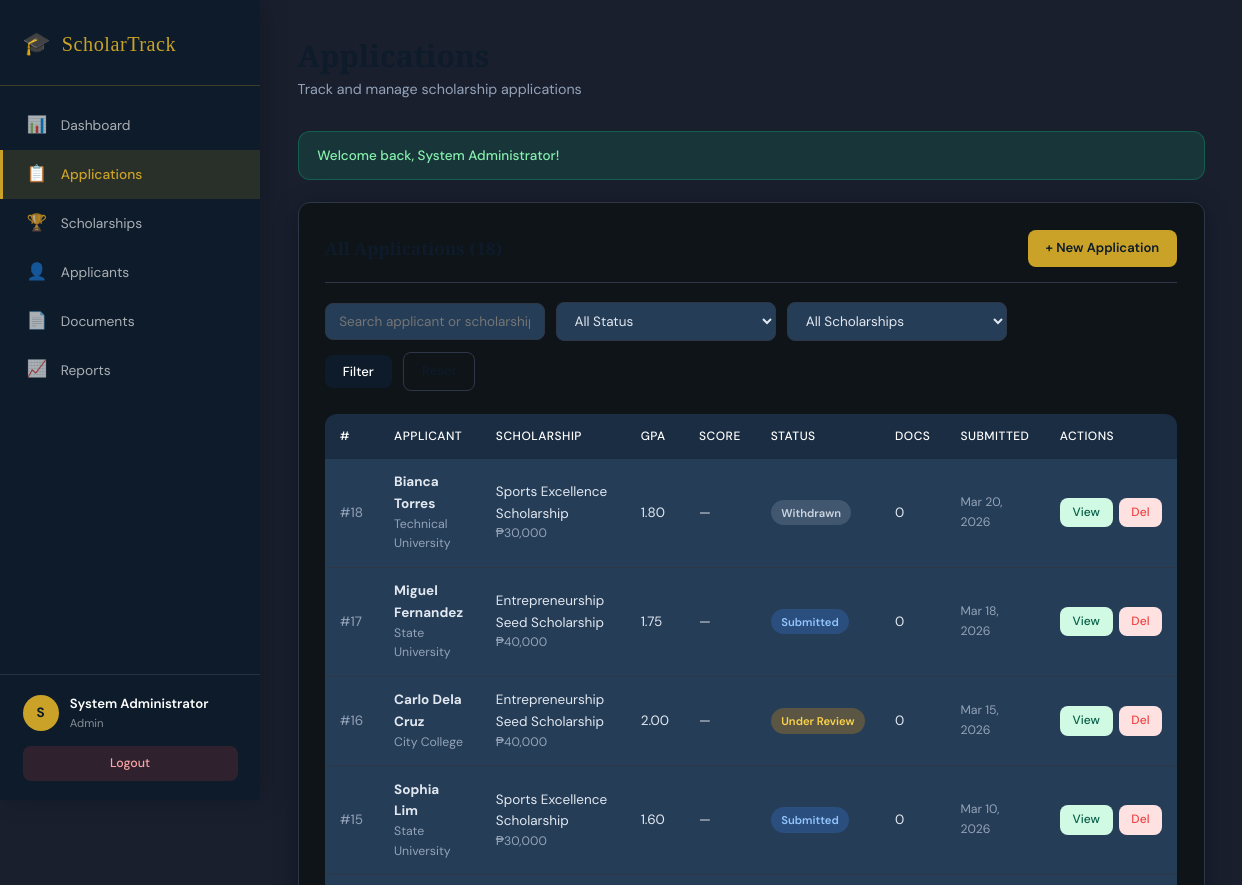
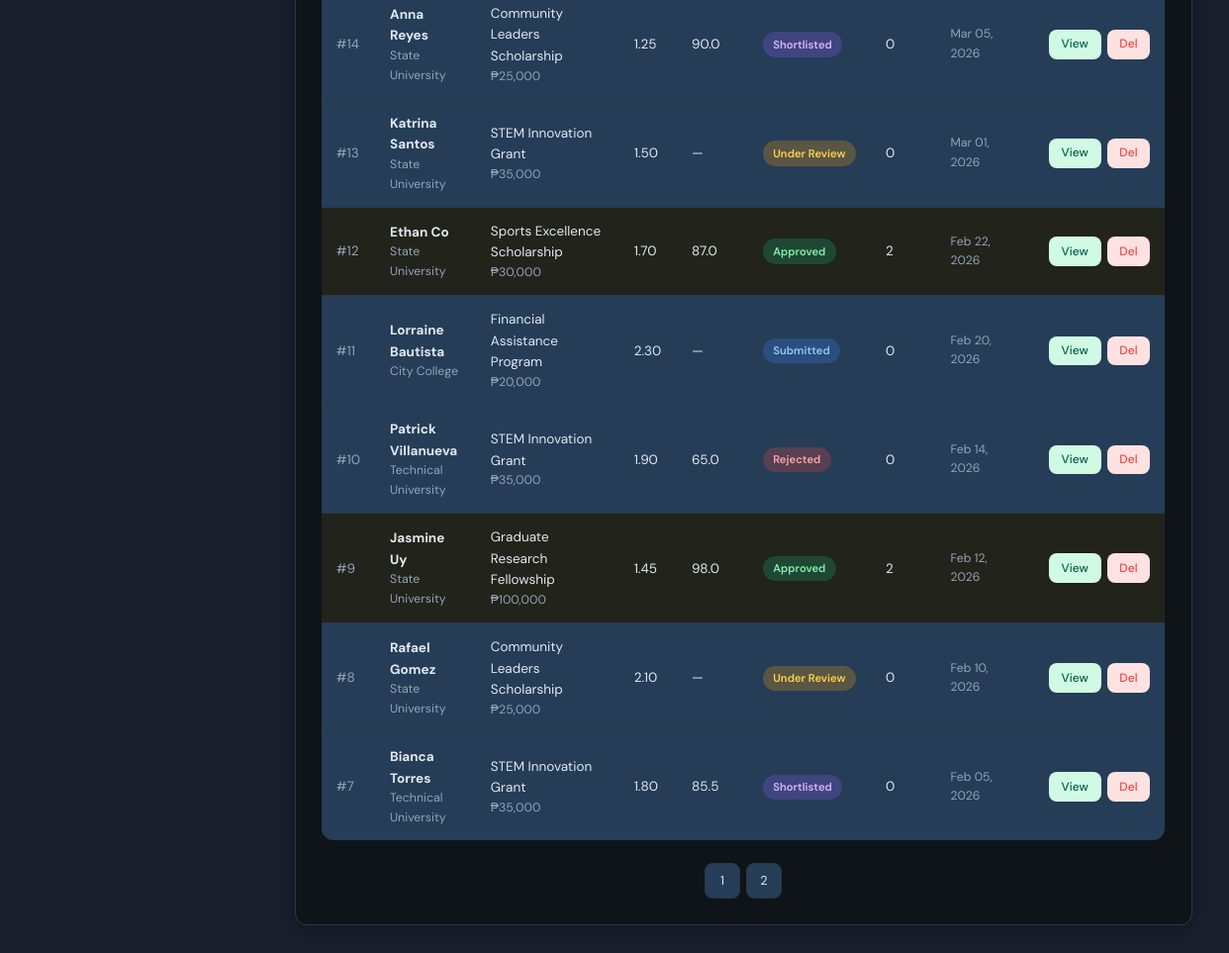
The page /applications.php (signed in) on the database its author committed (2 pictures, top to bottom).
### tables this page shows
CREATE TABLE IF NOT EXISTS applications (
    application_id   INT AUTO_INCREMENT PRIMARY KEY,
    applicant_id     INT NOT NULL,
    scholarship_id   INT NOT NULL,
    reviewer_id      INT,
    status           ENUM('submitted','under_review','shortlisted','approved','rejected','withdrawn') NOT NULL DEFAULT 'submitted',
    essay            TEXT,
    score            DECIMAL(5,2),
    remarks          TEXT,
    submitted_at     DATETIME DEFAULT CURRENT_TIMESTAMP,
    updated_at       DATETIME DEFAULT CURRENT_TIMESTAMP ON UPDATE CURRENT_TIMESTAMP,
    FOREIGN KEY (applicant_id)   REFERENCES applicants(applicant_id)   ON DELETE CASCADE,
    FOREIGN KEY (scholarship_id) REFERENCES scholarships(scholarship_id) ON DELETE CASCADE,
    FOREIGN KEY (reviewer_id)    REFERENCES users(user_id)               ON DELETE SET NULL
);

CREATE TABLE IF NOT EXISTS applicants (
    applicant_id  INT AUTO_INCREMENT PRIMARY KEY,
    first_name    VARCHAR(60)  NOT NULL,
    last_name     VARCHAR(60)  NOT NULL,
    email         VARCHAR(100) NOT NULL UNIQUE,
    phone         VARCHAR(20),
    address       TEXT,
    birth_date    DATE,
    gpa           DECIMAL(3,2),
    school        VARCHAR(150),
    year_level    ENUM('1st Year','2nd Year','3rd Year','4th Year','Graduate','Others'),
    course        VARCHAR(150),
    created_at    DATETIME DEFAULT CURRENT_TIMESTAMP
);

CREATE TABLE IF NOT EXISTS scholarships (
    scholarship_id   INT AUTO_INCREMENT PRIMARY KEY,
    title            VARCHAR(150) NOT NULL,
    provider         VARCHAR(150) NOT NULL,
    description      TEXT,
    amount           DECIMAL(12,2) NOT NULL,
    slots_available  INT NOT NULL DEFAULT 1,
    min_gpa          DECIMAL(3,2) DEFAULT 1.00,
    deadline         DATE NOT NULL,
    category         ENUM('academic','athletic','need-based','merit','community','research') NOT NULL,
    status           ENUM('open','closed','paused') NOT NULL DEFAULT 'open',
    created_by       INT,
    created_at       DATETIME DEFAULT CURRENT_TIMESTAMP,
    FOREIGN KEY (created_by) REFERENCES users(user_id) ON DELETE SET NULL
);

### config.php (called while the page is built, shortened)
<?php
function isAdmin(): bool {
    return ($_SESSION['role'] ?? '') === 'admin';
}
function e(string $s): string {
    return htmlspecialchars($s, ENT_QUOTES, 'UTF-8');
}
$statusLabels = [
    'submitted'    => 'Submitted',
    'under_review' => 'Under Review',
    'shortlisted'  => 'Shortlisted',
    'approved'     => 'Approved',
    'rejected'     => 'Rejected',
    'withdrawn'    => 'Withdrawn',
];

### applications.php (the view, shortened to what this page needs)
<?php
require 'config.php';
$action = $_GET['action'] ?? 'list';
$id     = (int)($_GET['id'] ?? 0);
$viewApp = null;
$search    = trim($_GET['q']     ?? '');
$page      = max(1, (int)($_GET['page'] ?? 1));
$perPage   = 12;
$offset    = ($page - 1) * $perPage;
$where  = [];
$params = [];
$whereSQL = $where ? 'WHERE ' . implode(' AND ', $where) : '';
$stmt = $pdo->prepare("
    SELECT a.application_id, a.status, a.score, a.submitted_at,
           CONCAT(ap.first_name,' ',ap.last_name) AS applicant_name,
           ap.gpa, ap.school,
           s.title AS sch_title, s.amount, s.category,
           (SELECT COUNT(*) FROM documents WHERE application_id = a.application_id) AS doc_count
    FROM applications a
    JOIN applicants   ap ON a.applicant_id   = ap.applicant_id
    JOIN scholarships s  ON a.scholarship_id = s.scholarship_id
    $whereSQL
    ORDER BY a.submitted_at DESC
    LIMIT ? OFFSET ?
");
$params[] = $perPage;
$params[] = $offset;
$stmt->execute($params);
$applications = $stmt->fetchAll();
$countParams = array_slice($params, 0, count($params) - 2);
$cStmt = $pdo->prepare("SELECT COUNT(*) FROM applications a JOIN applicants ap ON a.applicant_id=ap.applicant_id JOIN scholarships s ON a.scholarship_id=s.scholarship_id $whereSQL");
$cStmt->execute($countParams);
$totalRows  = $cStmt->fetchColumn();
$totalPages = ceil($totalRows / $perPage);
include 'includes/header.php';
if ($action === 'view' && $viewApp):
?>
<div style="margin-bottom:1rem; display:flex; gap:.75rem; align-items:center">
  <a href="applications.php" class="btn btn-outline btn-sm">← Back</a>
  <span class="badge badge-<?= $viewApp['status'] ?>" style="font-size:.9rem;padding:.35rem 1rem"><?= $statusLabels[$viewApp['status']] ?? $viewApp['status'] ?></span>
</div>
<div class="two-col">
  <div class="card">
    <div class="card-header">
      <span class="card-title">Application #<?= $id ?></span>
      <?php if ($viewApp['status'] !== 'approved' && $viewApp['status'] !== 'rejected'): ?>
      <button onclick="document.getElementById('status-modal').style.display='flex'" class="btn btn-gold btn-sm">Update Status</button>
      <?php endif; ?>
    </div>
    <table>
      <tbody>
        <tr><td style="color:var(--text-muted);width:40%">Applicant</td><td><strong><?= e($viewApp['applicant_name']) ?></strong></td></tr>
        <tr><td style="color:var(--text-muted)">Email</td><td><?= e($viewApp['applicant_email']) ?></td></tr>
        <tr><td style="color:var(--text-muted)">GPA</td><td><?= $viewApp['gpa'] ?? '—' ?></td></tr>
        <tr><td style="color:var(--text-muted)">School</td><td><?= e($viewApp['school'] ?? '—') ?></td></tr>
        <tr><td style="color:var(--text-muted)">Scholarship</td><td><strong><?= e($viewApp['sch_title']) ?></strong></td></tr>
        <tr><td style="color:var(--text-muted)">Amount</td><td>₱<?= number_format($viewApp['amount'],0) ?></td></tr>
        <tr><td style="color:var(--text-muted)">Category</td><td><?= ucfirst($viewApp['category']) ?></td></tr>
        <tr><td style="color:var(--text-muted)">Score</td><td><?= $viewApp['score'] ? number_format($viewApp['score'],2) : '—' ?></td></tr>
        <tr><td style="color:var(--text-muted)">Reviewer</td><td><?= e($viewApp['reviewer_name'] ?? '—') ?></td></tr>
        <tr><td style="color:var(--text-muted)">Submitted</td><td><?= date('M d, Y g:i A', strtotime($viewApp['submitted_at'])) ?></td></tr>
        <?php if ($viewApp['remarks']): ?>
        <tr><td style="color:var(--text-muted)">Remarks</td><td><?= e($viewApp['remarks']) ?></td></tr>
        <?php endif; ?>
      </tbody>
    </table>
  </div>
  <div style="display:flex;flex-direction:column;gap:1.25rem">
    <div class="card">
      <div class="card-header">
        <span class="card-title">Documents (<?= count($docs) ?>)</span>
        <a href="documents.php?action=new&app_id=<?= $id ?>" class="btn btn-sm btn-outline">+ Add</a>
      </div>
      <?php if (!$docs): ?>
        <p class="text-muted text-sm">No documents uploaded yet.</p>
      <?php else: ?>
      <table>
        <thead><tr><th>Type</th><th>File</th><th>Verified</th></tr></thead>
        <tbody>
          <?php foreach ($docs as $d): ?>
          <tr>
            <td><?= ucfirst($d['doc_type']) ?></td>
            <td class="text-sm"><?= e($d['filename']) ?></td>
            <td><?= $d['verified'] ? '<span style="color:var(--green)">✔ Yes</span>' : '<span style="color:var(--text-muted)">—</span>' ?></td>
          </tr>
          <?php endforeach; ?>
        </tbody>
      </table>
      <?php endif; ?>
    </div>
    <div class="card">
      <div class="card-header"><span class="card-title">Status History</span></div>
      <?php if (!$history): ?>
        <p class="text-muted text-sm">No history yet.</p>
      <?php else: ?>
      <?php foreach ($history as $h): ?>
      <div style="display:flex;align-items:flex-start;gap:.75rem;padding:.6rem 0;border-bottom:1px solid var(--border)">
        <div style="min-width:80px">
          <span class="badge badge-<?= $h['new_status'] ?>"><?= $statusLabels[$h['new_status']] ?? $h['new_status'] ?></span>
        </div>
        <div>
          <div class="text-sm"><?= e($h['changed_by_name'] ?? 'System') ?> — <?= date('M d, Y g:i A', strtotime($h['changed_at'])) ?></div>
          <?php if ($h['notes']): ?><div class="text-sm text-muted"><?= e($h['notes']) ?></div><?php endif; ?>
        </div>
      </div>
      <?php endforeach; ?>
      <?php endif; ?>
    </div>
  </div>
</div>
<div id="status-modal" style="display:none;position:fixed;inset:0;background:rgba(0,0,0,.5);z-index:999;align-items:center;justify-content:center">
  <div class="card" style="width:460px;max-width:90vw">
    <div class="card-header">
      <span class="card-title">Update Application Status</span>
      <button onclick="document.getElementById('status-modal').style.display='none'" style="background:none;border:none;font-size:1.4rem;cursor:pointer;color:var(--text-muted)">×</button>
    </div>
    <form method="POST" action="applications.php?action=status&id=<?= $id ?>">
      <div class="form-group mb-2">
        <label>New Status</label>
        <select name="status" required>
          <?php foreach ($statusLabels as $val => $lbl): ?>
          <option value="<?= $val ?>" <?= $viewApp['status'] === $val ? 'selected' : '' ?>><?= $lbl ?></option>
          <?php endforeach; ?>
        </select>
      </div>
      <div class="form-group mb-2">
        <label>Score (optional)</label>
        <input type="number" name="score" step="0.01" min="0" max="100" value="<?= $viewApp['score'] ?? '' ?>">
      </div>
      <div class="form-group mb-2">
        <label>Remarks</label>
        <textarea name="remarks"><?= e($viewApp['remarks'] ?? '') ?></textarea>
      </div>
      <div class="form-group mb-2">
        <label>Change Notes</label>
        <input type="text" name="notes" placeholder="Reason for status change…">
      </div>
      <div class="form-actions">
        <button type="button" onclick="document.getElementById('status-modal').style.display='none'" class="btn btn-outline">Cancel</button>
        <button type="submit" class="btn btn-gold">Save Status</button>
      </div>
    </form>
  </div>
</div>
<?php else: ?>
<div class="card">
  <div class="card-header">
    <span class="card-title">All Applications (<?= $totalRows ?>)</span>
    <a href="applications.php?action=new" class="btn btn-gold">+ New Application</a>
  </div>
  <div class="filter-bar">
    <form method="GET">
      <input type="text" name="q" value="<?= e($search) ?>" placeholder="Search applicant or scholarship…">
      <select name="status">
        <option value="">All Status</option>
      </select>
      <select name="sch">
        <option value="">All Scholarships</option>
      </select>
      <button type="submit" class="btn btn-primary">Filter</button>
      <a href="applications.php" class="btn btn-outline">Reset</a>
    </form>
  </div>
  <div class="table-responsive">
    <table>
      <thead><tr>
        <th>#</th><th>Applicant</th><th>Scholarship</th><th>GPA</th><th>Score</th><th>Status</th><th>Docs</th><th>Submitted</th><th>Actions</th>
      </tr></thead>
      <tbody>
        <?php foreach ($applications as $a): ?>
        <tr class="<?= $a['status'] === 'approved' ? 'highlight-row' : '' ?>">
          <td class="text-muted">#<?= $a['application_id'] ?></td>
          <td>
            <strong><?= e($a['applicant_name']) ?></strong>
            <div class="text-sm text-muted"><?= e($a['school'] ?? '') ?></div>
          </td>
          <td>
            <?= e($a['sch_title']) ?>
            <div class="text-sm text-muted">₱<?= number_format($a['amount'],0) ?></div>
          </td>
          <td><?= $a['gpa'] ?? '—' ?></td>
          <td><?= $a['score'] ? number_format($a['score'],1) : '—' ?></td>
          <td><span class="badge badge-<?= $a['status'] ?>"><?= $statusLabels[$a['status']] ?? $a['status'] ?></span></td>
          <td><?= $a['doc_count'] ?></td>
          <td class="text-sm text-muted"><?= date('M d, Y', strtotime($a['submitted_at'])) ?></td>
          <td>
            <div class="actions">
              <a href="applications.php?action=view&id=<?= $a['application_id'] ?>" class="btn btn-sm btn-success">View</a>
              <?php if (isAdmin()): ?>
              <a href="applications.php?action=delete&id=<?= $a['application_id'] ?>"
                 class="btn btn-sm btn-danger" data-confirm="Delete this application?">Del</a>
              <?php endif; ?>
            </div>
          </td>
        </tr>
        <?php endforeach; ?>
      </tbody>
    </table>
  </div>
  <?php if ($totalPages > 1): ?>
  <div class="pagination">
    <?php for ($p = 1; $p <= $totalPages; $p++): ?>
      <?php $qStr = http_build_query(array_merge($_GET, ['page' => $p])); ?>
      <?php if ($p == $page): ?><span class="current"><?= $p ?></span>
      <?php else: ?><a href="?<?= $qStr ?>"><?= $p ?></a>
      <?php endif; ?>
    <?php endfor; ?>
  </div>
  <?php endif; ?>
</div>
<?php endif; ?>
<?php include 'includes/footer.php'; ?>

### assets/style.css (style rules this page uses)
*, *::before, *::after { box-sizing: border-box; margin: 0; padding: 0; }
:root { --navy: #0d1b2a; --navy-mid: #1b2d42; --navy-light: #253d57; --gold: #c9a227; --gold-light: #e8bc3c; --gold-pale: #fdf3d5; --cream: #1a1f2e; --white: #0f1419; --text: #e2e8f0; --text-muted: #94a3b8; --border: #2d3748; --red: #ef4444; --green: #10b981; --amber: #f59e0b; --blue: #3b82f6; --purple: #8b5cf6; --sidebar-w: 260px; --radius: 12px; --shadow: 0 4px 24px rgba(0,0,0,.30); --shadow-lg: 0 8px 40px rgba(0,0,0,.50); }
html { font-size: 15px; }
body { font-family: 'DM Sans', sans-serif; background: var(--cream); color: var(--text); display: flex; min-height: 100vh; line-height: 1.6; }
.card { background: var(--white); border-radius: var(--radius); box-shadow: var(--shadow); padding: 1.75rem; border: 1px solid var(--border); }
.card-header { display: flex; justify-content: space-between; align-items: center; margin-bottom: 1.25rem; padding-bottom: 1rem; border-bottom: 1px solid var(--border); }
.card-title { font-family: 'Playfair Display', serif; font-size: 1.15rem; font-weight: 600; color: var(--navy); }
.table-responsive { overflow-x: auto; border-radius: var(--radius); }
table { width: 100%; border-collapse: collapse; font-size: .9rem; }
thead tr { background: var(--navy-mid); }
thead th { color: #fff; padding: .85rem 1rem; text-align: left; font-weight: 500; font-size: .8rem; text-transform: uppercase; letter-spacing: .5px; white-space: nowrap; }
thead th:first-child { border-radius: 8px 0 0 0; }
thead th:last-child { border-radius: 0 8px 0 0; }
tbody tr { border-bottom: 1px solid var(--border); transition: background .15s; background: var(--navy-light); }
tbody tr:last-child { border-bottom: none; }
td { padding: .85rem 1rem; vertical-align: middle; color: var(--text); }
.badge { display: inline-block; padding: .25rem .7rem; border-radius: 99px; font-size: .75rem; font-weight: 600; text-transform: capitalize; white-space: nowrap; }
.badge-submitted { background: rgba(59,130,246,.25); color: #93c5fd; }
.badge-under_review { background: rgba(245,158,11,.25); color: #fcd34d; }
.badge-shortlisted { background: rgba(139,92,246,.25); color: #d8b4fe; }
.badge-approved { background: rgba(16,185,129,.25); color: #86efac; }
.badge-rejected { background: rgba(239,68,68,.25); color: #fca5a5; }
.badge-withdrawn { background: rgba(148,163,184,.25); color: #cbd5e1; }
.btn { display: inline-flex; align-items: center; gap: .4rem; padding: .55rem 1.2rem; border-radius: 8px; font-size: .87rem; font-weight: 500; text-decoration: none; cursor: pointer; border: none; transition: all .2s; white-space: nowrap; font-family: 'DM Sans', sans-serif; }
.btn-primary { background: var(--navy); color: #fff; }
.btn-gold { background: var(--gold); color: var(--navy); font-weight: 600; }
.btn-sm { padding: .35rem .85rem; font-size: .8rem; }
.btn-danger { background: #fee2e2; color: var(--red); }
.btn-outline { background: transparent; color: var(--navy); border: 1.5px solid var(--border); }
.btn-success { background: #d1fae5; color: #065f46; }
input, select, textarea { padding: .6rem .9rem; border: 1.5px solid var(--border); border-radius: 8px; font-family: 'DM Sans', sans-serif; font-size: .9rem; color: var(--text); background: var(--navy-light); transition: border-color .2s, box-shadow .2s; width: 100%; }
.filter-bar { display: flex; align-items: center; gap: .75rem; flex-wrap: wrap; margin-bottom: 1.5rem; }
.filter-bar input, .filter-bar select { max-width: 220px; }
.filter-bar form { display: flex; gap: .75rem; flex-wrap: wrap; align-items: center; }
.pagination { display: flex; gap: .4rem; justify-content: center; margin-top: 1.5rem; }
.pagination a, .pagination span { display: inline-flex; align-items: center; justify-content: center; width: 36px; height: 36px; border-radius: 8px; font-size: .85rem; text-decoration: none; color: var(--text); border: 1.5px solid var(--border); background: var(--navy-light); transition: all .15s; }
.text-muted { color: var(--text-muted); }
.text-sm { font-size: .82rem; }
.actions { display: flex; gap: .4rem; }
.highlight-row { background: rgba(201,162,39,.1) !important; }

### rows shown on the page
applications: application_id "18", applicant_name "Bianca Torres", applicant.school "Technical University", scholarship.title "Sports Excellence Scholarship", scholarship.amount "30,000", applicant.gpa "1.80", status "Withdrawn", doc_count "0", submitted_at "Mar 20, 2026"
applications: application_id "17", applicant_name "Miguel Fernandez", applicant.school "State University", scholarship.title "Entrepreneurship Seed Scholarship", scholarship.amount "40,000", applicant.gpa "1.75", status "Submitted", doc_count "0", submitted_at "Mar 18, 2026"
applications: application_id "16", applicant_name "Carlo Dela Cruz", applicant.school "City College", scholarship.title "Entrepreneurship Seed Scholarship", scholarship.amount "40,000", applicant.gpa "2.00", status "Under Review", doc_count "0", submitted_at "Mar 15, 2026"
applications: application_id "15", applicant_name "Sophia Lim", applicant.school "State University", scholarship.title "Sports Excellence Scholarship", scholarship.amount "30,000", applicant.gpa "1.60", status "Submitted", doc_count "0", submitted_at "Mar 10, 2026"
applications: application_id "14", applicant_name "Anna Reyes", applicant.school "State University", scholarship.title "Community Leaders Scholarship", scholarship.amount "25,000", applicant.gpa "1.25", score "90.0", status "Shortlisted", doc_count "0", submitted_at "Mar 05, 2026"
applications: application_id "13", applicant_name "Katrina Santos", applicant.school "State University", scholarship.title "STEM Innovation Grant", scholarship.amount "35,000", applicant.gpa "1.50", status "Under Review", doc_count "0", submitted_at "Mar 01, 2026"
applications: application_id "12", applicant_name "Ethan Co", applicant.school "State University", scholarship.title "Sports Excellence Scholarship", scholarship.amount "30,000", applicant.gpa "1.70", score "87.0", status "Approved", doc_count "2", submitted_at "Feb 22, 2026"
applications: application_id "11", applicant_name "Lorraine Bautista", applicant.school "City College", scholarship.title "Financial Assistance Program", scholarship.amount "20,000", applicant.gpa "2.30", status "Submitted", doc_count "0", submitted_at "Feb 20, 2026"
applications: application_id "10", applicant_name "Patrick Villanueva", applicant.school "Technical University", scholarship.title "STEM Innovation Grant", scholarship.amount "35,000", applicant.gpa "1.90", score "65.0", status "Rejected", doc_count "0", submitted_at "Feb 14, 2026"
applications: application_id "9", applicant_name "Jasmine Uy", applicant.school "State University", scholarship.title "Graduate Research Fellowship", scholarship.amount "100,000", applicant.gpa "1.45", score "98.0", status "Approved", doc_count "2", submitted_at "Feb 12, 2026"
applications: application_id "8", applicant_name "Rafael Gomez", applicant.school "State University", scholarship.title "Community Leaders Scholarship", scholarship.amount "25,000", applicant.gpa "2.10", status "Under Review", doc_count "0", submitted_at "Feb 10, 2026"
applications: application_id "7", applicant_name "Bianca Torres", applicant.school "Technical University", scholarship.title "STEM Innovation Grant", scholarship.amount "35,000", applicant.gpa "1.80", score "85.5", status "Shortlisted", doc_count "0", submitted_at "Feb 05, 2026"

### other values the page prints
APP_NAME "ScholarTrack"
$icon "📊"
$label "Dashboard"
$icon "📋"
$label "Applications"
$icon "🏆"
$label "Scholarships"
$icon "👤"
$label "Applicants"
$icon "📄"
$label "Documents"
$icon "📈"
$label "Reports"
substr($_SESSION['full_name'] ?? 'U', 0, 1) "S"
$_SESSION['full_name'] "System Administrator"
